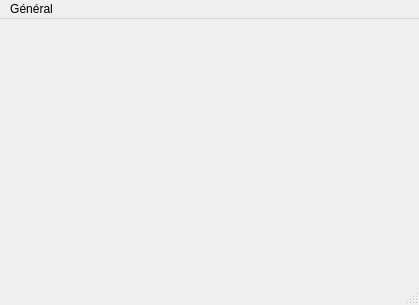
<?xml version="1.0" encoding="UTF-8"?>
<ui version="4.0">
 <class>cMainWindow</class>
 <widget class="QMainWindow" name="cMainWindow">
  <property name="geometry">
   <rect>
    <x>0</x>
    <y>0</y>
    <width>419</width>
    <height>305</height>
   </rect>
  </property>
  <property name="windowTitle">
   <string>ReadySCOPE - Oscilloscope numérique</string>
  </property>
  <property name="windowIcon">
   <iconset resource="resources.qrc">
    <normaloff>:/img/logo.png</normaloff>:/img/logo.png</iconset>
  </property>
  <widget class="QWidget" name="centralWidget">
   <layout class="QGridLayout" name="gridLayout">
    <property name="leftMargin">
     <number>9</number>
    </property>
    <property name="topMargin">
     <number>9</number>
    </property>
    <property name="rightMargin">
     <number>9</number>
    </property>
    <property name="bottomMargin">
     <number>9</number>
    </property>
    <item row="0" column="0">
     <widget class="QStackedWidget" name="stackedWidget">
      <property name="currentIndex">
       <number>0</number>
      </property>
      <widget class="QWidget" name="pageHome"/>
      <widget class="QWidget" name="pagePlot">
       <layout class="QGridLayout" name="gridLayout_2">
        <property name="leftMargin">
         <number>0</number>
        </property>
        <property name="topMargin">
         <number>0</number>
        </property>
        <property name="rightMargin">
         <number>0</number>
        </property>
        <property name="bottomMargin">
         <number>0</number>
        </property>
        <item row="0" column="0">
         <widget class="cPlot" name="plot" native="true"/>
        </item>
       </layout>
      </widget>
      <widget class="QWidget" name="pageManagePlot">
       <layout class="QGridLayout" name="gridLayout_3">
        <property name="leftMargin">
         <number>0</number>
        </property>
        <property name="topMargin">
         <number>0</number>
        </property>
        <property name="rightMargin">
         <number>0</number>
        </property>
        <item row="0" column="0">
         <widget class="QTableWidget" name="tableWidget">
          <column>
           <property name="text">
            <string>Id</string>
           </property>
          </column>
          <column>
           <property name="text">
            <string>X</string>
           </property>
          </column>
          <column>
           <property name="text">
            <string>Y</string>
           </property>
          </column>
          <column>
           <property name="text">
            <string>Width</string>
           </property>
          </column>
          <column>
           <property name="text">
            <string>Height</string>
           </property>
          </column>
          <column>
           <property name="text">
            <string>nDivision</string>
           </property>
          </column>
          <column>
           <property name="text">
            <string>Actions</string>
           </property>
          </column>
         </widget>
        </item>
       </layout>
      </widget>
     </widget>
    </item>
   </layout>
  </widget>
  <widget class="QMenuBar" name="menuBar">
   <property name="geometry">
    <rect>
     <x>0</x>
     <y>0</y>
     <width>419</width>
     <height>22</height>
    </rect>
   </property>
   <widget class="QMenu" name="menuGeneral">
    <property name="title">
     <string>Général</string>
    </property>
    <addaction name="actionChangeBackgroundColor"/>
    <addaction name="actionAddPlot"/>
    <addaction name="actionPlotPage"/>
    <addaction name="actionManagePlotPage"/>
    <addaction name="actionCloseApplication"/>
   </widget>
   <addaction name="menuGeneral"/>
  </widget>
  <widget class="QStatusBar" name="statusBar"/>
  <action name="actionCloseApplication">
   <property name="text">
    <string>Fermer l'application</string>
   </property>
  </action>
  <action name="actionLoadSettings">
   <property name="text">
    <string>Charger les configurations</string>
   </property>
  </action>
  <action name="actionSaveConfigurtation">
   <property name="text">
    <string>Enregistrer une configuration</string>
   </property>
  </action>
  <action name="actionSaveData">
   <property name="text">
    <string>Enregistrer les données</string>
   </property>
  </action>
  <action name="actionClearData">
   <property name="text">
    <string>Nettoyer les données</string>
   </property>
  </action>
  <action name="actionStop">
   <property name="text">
    <string>Arrêter</string>
   </property>
  </action>
  <action name="actionInitPort">
   <property name="text">
    <string>Initialiser</string>
   </property>
  </action>
  <action name="actionDisplayConnection">
   <property name="text">
    <string>Afficher la liste des connexions port série</string>
   </property>
  </action>
  <action name="actionHomePage">
   <property name="text">
    <string>Afficher la page d'accueil</string>
   </property>
  </action>
  <action name="actionChangeBackgroundColor">
   <property name="text">
    <string>Changer la couleur de fond</string>
   </property>
  </action>
  <action name="actionSettingsPage">
   <property name="text">
    <string>Afficher les configurations</string>
   </property>
  </action>
  <action name="actionAddPlot">
   <property name="text">
    <string>Ajouter un oscilloscope</string>
   </property>
  </action>
  <action name="actionPlotPage">
   <property name="text">
    <string>Afficher les oscilloscopes</string>
   </property>
  </action>
  <action name="actionManagePlotPage">
   <property name="text">
    <string>Gérer les oscilloscopes</string>
   </property>
  </action>
 </widget>
 <customwidgets>
  <customwidget>
   <class>cPlot</class>
   <extends>QWidget</extends>
   <header>cPlot.h</header>
   <container>1</container>
  </customwidget>
 </customwidgets>
 <resources>
  <include location="resources.qrc"/>
 </resources>
 <connections>
  <connection>
   <sender>actionCloseApplication</sender>
   <signal>triggered()</signal>
   <receiver>cMainWindow</receiver>
   <slot>close()</slot>
   <hints>
    <hint type="sourcelabel">
     <x>-1</x>
     <y>-1</y>
    </hint>
    <hint type="destinationlabel">
     <x>188</x>
     <y>103</y>
    </hint>
   </hints>
  </connection>
 </connections>
</ui>
